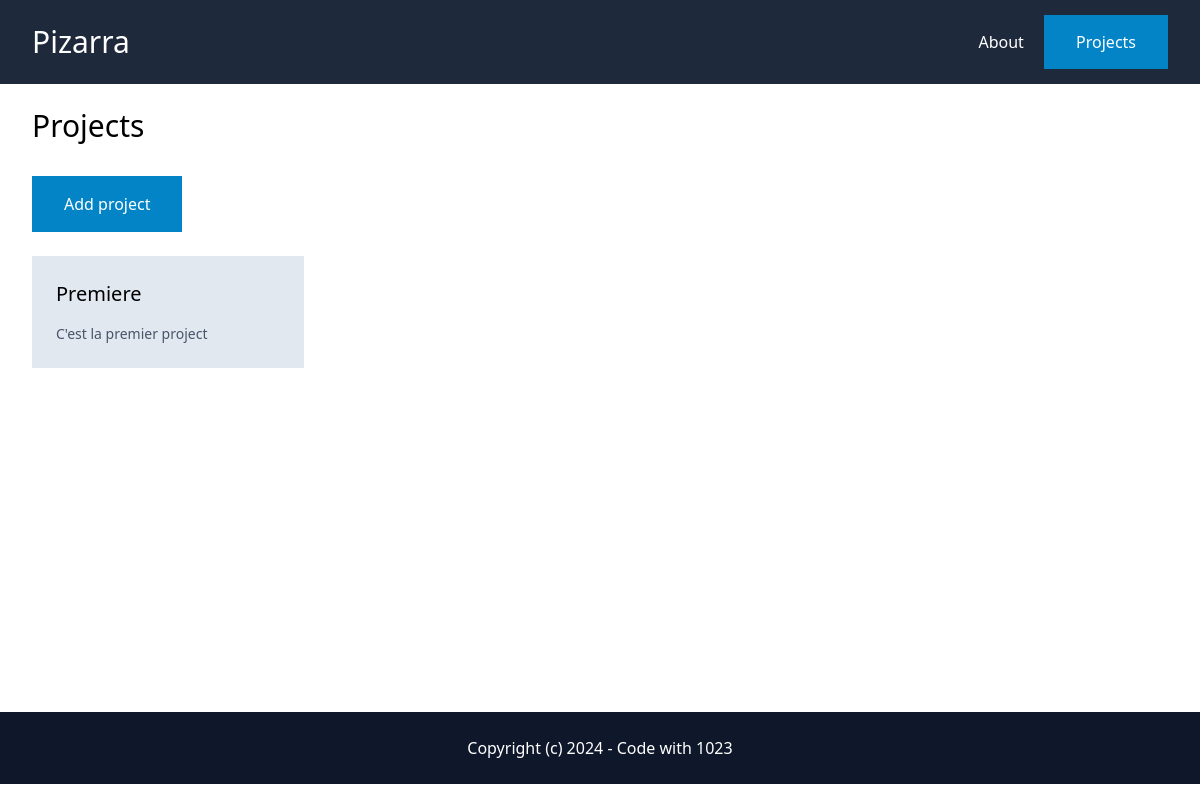
Before: /projects/ (signed in) with the older database file.
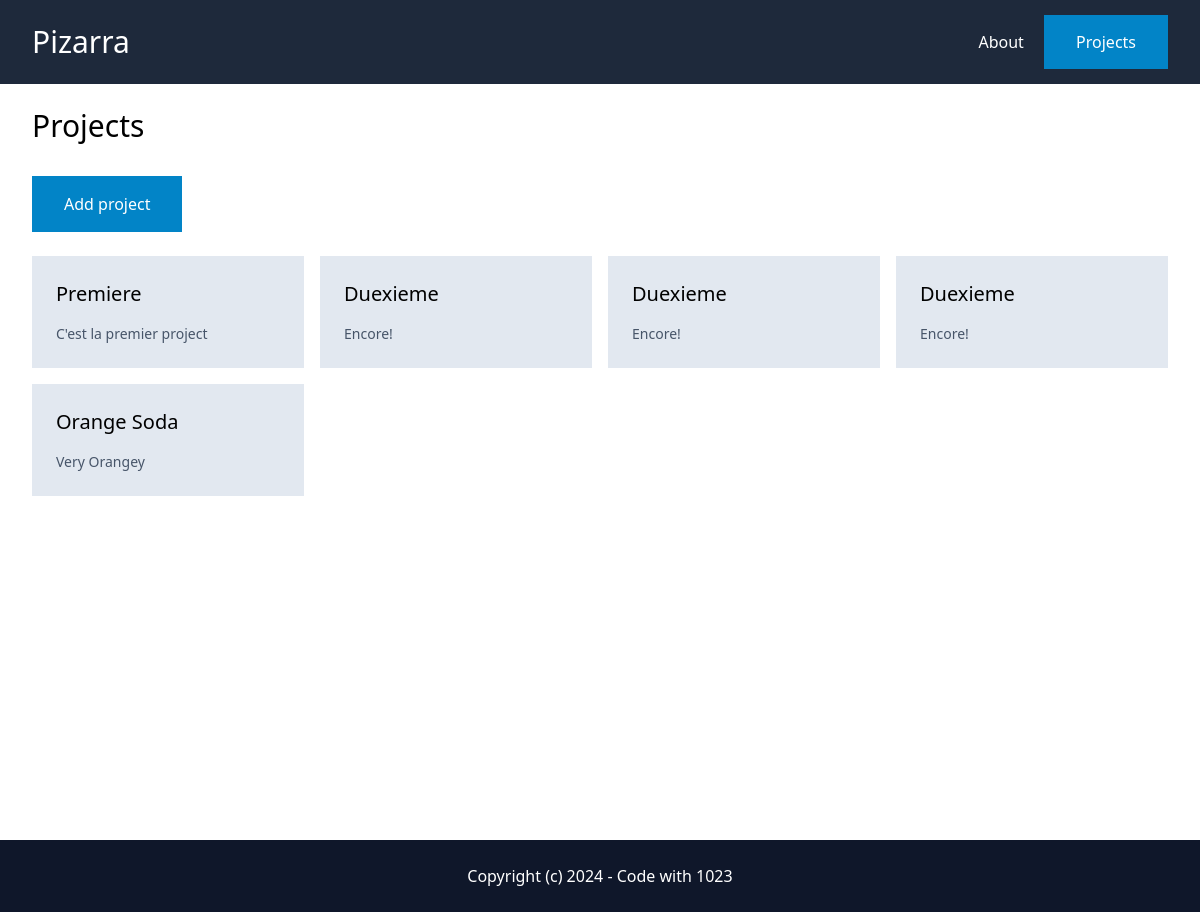
After: the same page with the newer database file.
### project/models.py (models this page shows, shortened)
class Project(models.Model):
    id = models.UUIDField(primary_key=True, default=uuid.uuid4, editable=False)
    name = models.CharField(max_length=255)
    description = models.TextField(blank=True, null=True)
    created_by = models.ForeignKey(User, related_name='projects', on_delete=models.CASCADE)

### project/views.py (the view)
# urls.py: path('projects/', include('project.urls')),
@login_required
def projects(request):
    projects = Project.objects.filter(created_by=request.user)
    return render(request, 'project/projects.html', {'projects':projects})

### project/templates/project/projects.html
{% extends 'core/base.html' %}
{% block content %}
    <h1 class="mb-8 text-3xl">Projects</h1>
    <a href="{% url 'project:add' %}" class="py-4 px-8 bg-sky-600 text-white inline-block"
    >Add project</a
    >
    <div class="mt-6 grid grid-cols-4 gap-4">
        {% for project in projects %}
            <div class="py-6 px-6 bg-slate-200">
                <a href="{% url 'project:project' project.id %}">
                    <h2 class="mb-4 text-xl">{{ project.name }}</h2>
                    <p class="text-sm text-slate-600">
                        {{project.description}}
                    </p>
                </a>
            </div>
        {% endfor %}
    </div>
{% endblock %}

### core/templates/core/base.html (shortened to what this page needs)
<!DOCTYPE html>
<html>
  <head>
    <script src="https://cdn.tailwindcss.com"></script>
  </head>
  <body>
    <nav class="py-6 px-8 flex items-center justify-between bg-slate-800">
      <h1 class="text-3xl text-white">
        <a href="{% url 'core:index' %}">Pizarra</a>
      </h1>
      <div class="space-x-4">
        <a href="{% url 'core:about' %}" class="text-white">About</a>
        {% if request.user.is_authenticated %}
            <a href="{% url 'project:projects' %}" class="py-4 px-8 bg-sky-600 text-white">Projects</a>
        {% else %}
            <a href="{% url 'account:login' %}" class="py-4 px-8 bg-slate-600 text-white">Log in</a>
            <a href="{% url 'account:signup' %}" class="py-4 px-8 bg-sky-600 text-white">Sign up</a>
        {% endif %}
      </div>
    </nav>
    <main class="py-6 px-8 mb-80">{% block content %} {% endblock %}</main>
    <footer class="py-6 px-8 bg-slate-900 text-center">
      <p class="text-white">Copyright (c) 2024 - Code with 1023</p>
    </footer>
  </body>
</html>

Changed rows visible on the page:
added Project: name "Duexieme", description "Encore!"
added Project: name "Duexieme", description "Encore!"
added Project: name "Duexieme", description "Encore!"
added Project: name "Orange Soda", description "Very Orangey"
